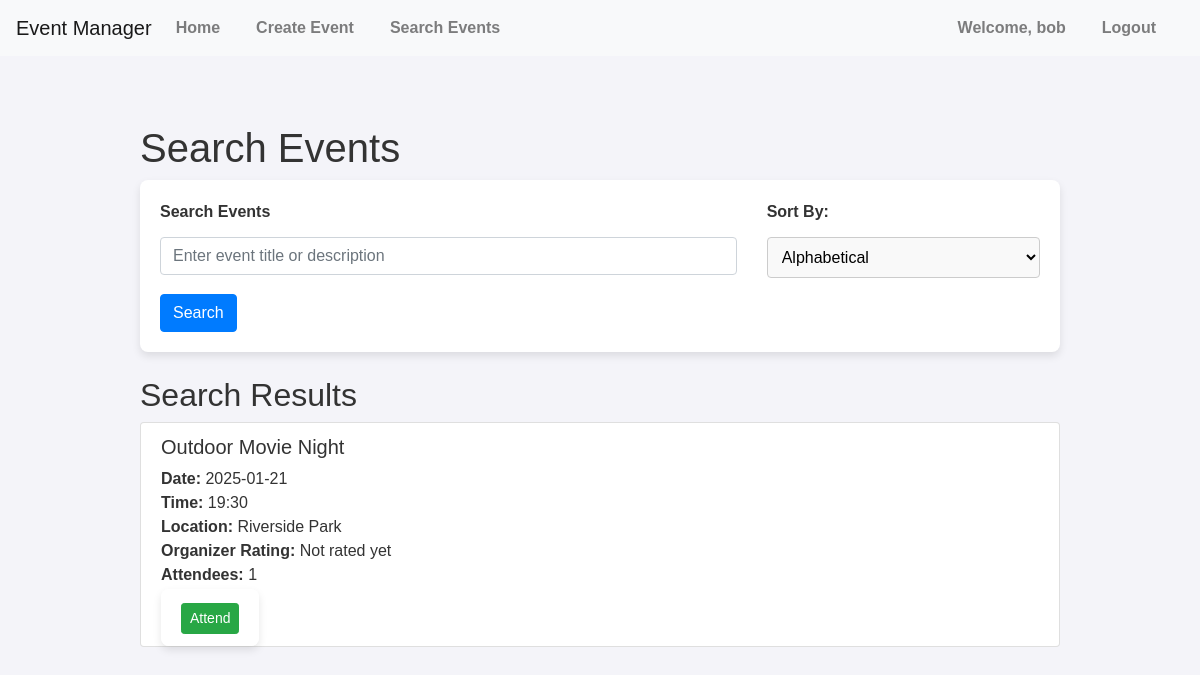
/search-event (signed in), run on the app's committed database.
### app/models.py (models this page shows, shortened)
class User(db.Model, UserMixin):
    id = db.Column(db.Integer, primary_key=True)
    username = db.Column(db.String(50), unique=True, nullable=False)
    email = db.Column(db.String(120), unique=True, nullable=False)
    password = db.Column(db.String(128), nullable=False)
    rating = db.Column(db.Integer, default=0)

class Event(db.Model):
    id = db.Column(db.Integer, primary_key=True)
    title = db.Column(db.String(100), nullable=False)
    description = db.Column(db.Text, nullable=True)
    date = db.Column(db.Date, nullable=False)
    time = db.Column(db.Time, nullable=False)
    location = db.Column(db.String(255), nullable=False)
    organizer = db.Column(db.String(50), nullable=False)
    liked = db.Column(db.Integer, default=0)
    disliked = db.Column(db.Integer, default=0)
    users = db.relationship('User', secondary='user_event', backref='events')

### app/views.py (the view, shortened to what this page needs)
@app.route('/search-event', methods=['GET', 'POST'])
@login_required
def search():
    form = SearchForm()
    sort_by = request.args.get('sort_by', 'alphabetical')
    today = datetime.date.today()
    query = Event.query.filter(
        ~Event.users.any(User.id == current_user.id),
        Event.date >= today
    )
    if sort_by == 'alphabetical':
        query = query.order_by(Event.title)
    elif sort_by == 'rating':
        query = query.order_by(Event.organizer.rating)
    elif sort_by == 'attendance':
        results = query.all()
        results = sorted(results, key=lambda e: len(e.users), reverse=True)
        return render_template('search.html', form=form, results=results, sort_by=sort_by)
    results = query.all()
    return render_template('search.html', form=form, results=results, sort_by=sort_by)

### app/forms.py
class SearchForm(FlaskForm):
    query = StringField('Search', validators=[DataRequired()])
    submit = SubmitField('Search')

### app/__init__.py (called while the page is built)
@login_manager.user_loader
def load_user(user_id):
    from app.models import User
    return User.query.get(user_id)

### app/templates/search.html (shortened to what this page needs)
{% extends "base.html" %}
{% block content %}
<h1 class="mt-4">Search Events</h1>
<form method="POST" action="{{ url_for('search') }}">
    <div class="mb-3 row">
        <div class="col-md-8">
            <label for="query" class="form-label">Search Events</label>
            {{ form.query(class="form-control", placeholder="Enter event title or description") }}
        </div>
        <div class="col-md-4">
            <label for="sort_by" class="form-label">Sort By:</label>
            <select name="sort_by" id="sort_by" class="form-select">
                <option value="alphabetical" {% if sort_by=='alphabetical' %}selected{% endif %}>Alphabetical</option>
            </select>
        </div>
    </div>
    <button type="submit" class="btn btn-primary">Search</button>
</form>
<h2 class="mt-4">Search Results</h2>
<ul class="list-group">
    {% if results %}
    {% for event in results %}
    <li class="list-group-item">
        <h5>{{ event.title }}</h5>
        <p>
            <strong>Date:</strong> {{ event.date.strftime('%Y-%m-%d') }} <br>
            <strong>Time:</strong> {{ event.time.strftime('%H:%M') }} <br>
            <strong>Location:</strong> {{ event.location }} <br>
            <strong>Organizer Rating:</strong> {{ event.organizer.average_rating() if organizer else "Not rated yet" }}
            <br>
            <strong>Attendees:</strong> {{ event.users|length }}
        </p>
        <form action="{{ url_for('attend_event', event_id=event.id) }}" method="POST" class="d-inline">
            <button type="submit" class="btn btn-success btn-sm">Attend</button>
        </form>
    </li>
    {% endfor %}
    {% else %}
    <li class="list-group-item text-muted">No events found.</li>
    {% endif %}
</ul>
{% endblock %}

### app/templates/base.html (shortened to what this page needs)
<!DOCTYPE html>
<html>
<head>
    <link rel="stylesheet" href="https://stackpath.bootstrapcdn.com/bootstrap/4.2.1/css/bootstrap.min.css"
>
    <link rel="stylesheet" href="{{ url_for('static', filename='style.css') }}">
</head>
<body>
    <nav class="navbar navbar-expand-sm navbar-light bg-light">
        <a class="navbar-brand" href="/">Event Manager</a>
        <div class="collapse navbar-collapse" id="navbarSupportedContent">
            <ul class="navbar-nav mr-auto">
                <li class="nav-item"><a class="nav-link" href="/homepage">Home</a></li>
                <li class="nav-item"><a class="nav-link" href="/create-event">Create Event</a></li>
                <li class="nav-item"><a class="nav-link" href="/search-event">Search Events</a></li>
            </ul>
            <ul class="navbar-nav ml-auto">
                {% if current_user.is_authenticated %}
                <li class="nav-item"><a class="nav-link" href="#">Welcome, {{ current_user.username }}</a></li>
                <li class="nav-item"><a class="nav-link" href="/logout">Logout</a></li>
                {% else %}
                <li class="nav-item"><a class="nav-link" href="/">Login</a></li>
                {% endif %}
            </ul>
        </div>
    </nav>
    <div class="container mt-4">
        {% block content %}{% endblock %}
    </div>
</body>
</html>

### app/static/style.css (style rules this page uses)
body { font-family: Arial, sans-serif; background-color: #f4f4f9; margin: 0; padding: 0; color: #333; }
.container { width: 80%; margin: 0 auto; padding: 20px; }
nav { background-color: #003366; padding: 10px; }
nav ul { list-style-type: none; margin: 0; padding: 0; text-align: center; }
nav ul li { display: inline; margin-right: 20px; }
nav ul li a { color: #ffffff; text-decoration: none; font-weight: bold; }
form { background-color: #ffffff; padding: 20px; border-radius: 8px; box-shadow: 0 4px 8px rgba(0, 0, 0, 0.1); }
form label { font-weight: bold; }
form input, form textarea, form select { width: 100%; padding: 10px; margin-top: 5px; border-radius: 4px; border: 1px solid #ccc; background-color: #f9f9f9; }
form button { background-color: #28a745; color: white; border: none; padding: 10px 20px; border-radius: 4px; font-size: 16px; cursor: pointer; }
button, a { outline: none; }

### data on the page
User: username "bob"
Event: title "Outdoor Movie Night", date "2025-01-21", time "19:30", location "Riverside Park", organizer "Not rated yet", users|length "1"
